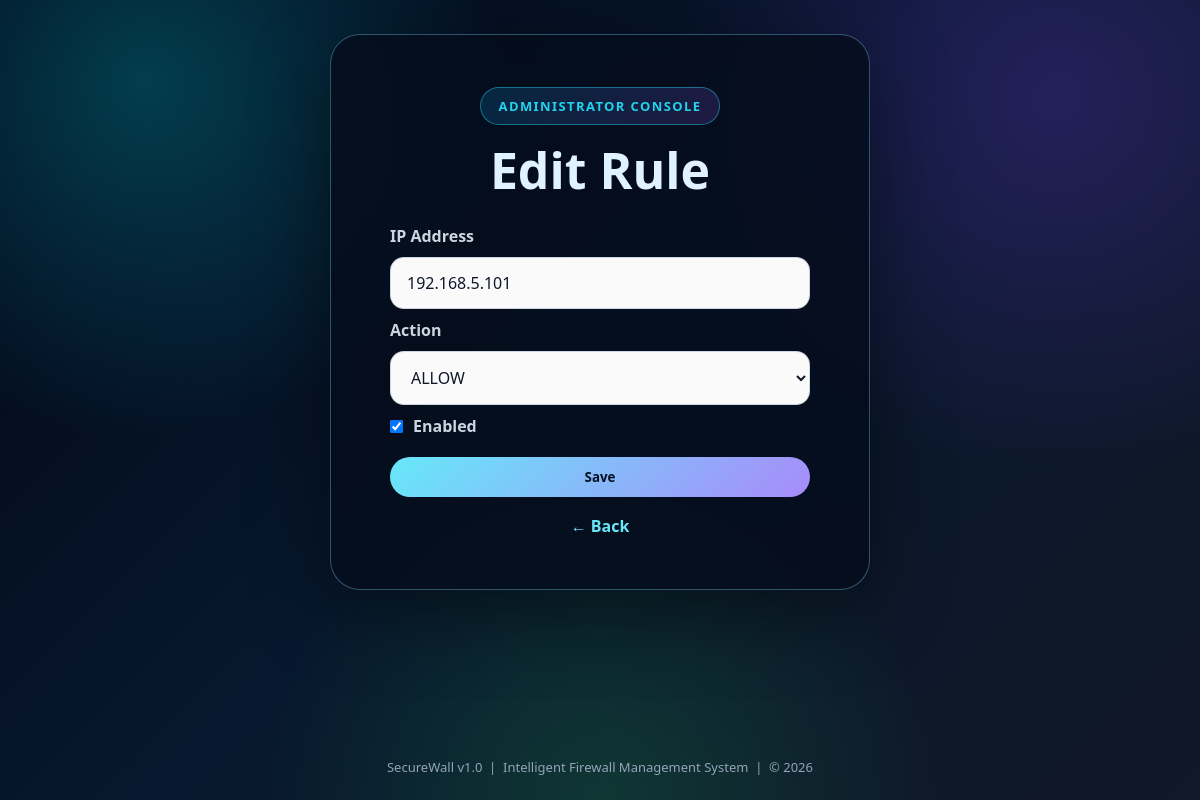
Page /admin/rules/edit/2 (signed in) on the committed database.
### tables this page shows
CREATE TABLE rules (
            id INTEGER PRIMARY KEY AUTOINCREMENT,
            ip TEXT UNIQUE,
            action TEXT
        , enabled INTEGER DEFAULT 1);

### app.py (the view, shortened to what this page needs)
@app.route("/admin/rules/edit/<int:rule_id>", methods=["GET", "POST"])
@admin_required
def edit_rule(rule_id):
    conn = get_connection()
    c = conn.cursor()
    c.execute("SELECT id, ip, action, enabled FROM rules WHERE id = ?", (rule_id,))
    rule = c.fetchone()
    conn.close()
    if not rule:
        flash("Rule not found.")
        return redirect(url_for("admin_dashboard"))
    return render_template("edit_rule.html", rule=rule)

### app.py (called while the page is built)
def get_connection():
    return sqlite3.connect(DATABASE)

def admin_required(view_function):
    @wraps(view_function)
    def wrapper(*args, **kwargs):
        if not session.get("admin_logged_in"):
            flash("Please login as admin first.")
            return redirect(url_for("admin_login"))
        return view_function(*args, **kwargs)
    return wrapper

### templates/edit_rule.html (shortened to what this page needs)
{% extends "base.html" %}
{% set title = "Edit Rule" %}
{% block content %}
<section class="login-panel">
    <div class="login-badge">Administrator Console</div>
    <h1>Edit Rule</h1>
    <form class="login-form" method="POST">
        <label>IP Address</label>
        <input type="text" name="ip" value="{{ rule[1] }}" required>
        <label>Action</label>
        <select name="action">
            <option value="ALLOW" {% if rule[2] == 'ALLOW' %}selected{% endif %}>ALLOW</option>
        </select>
        <label class="checkbox-line"><input type="checkbox" name="enabled" {% if rule[3] == 1 %}checked{% endif %}> Enabled</label>
        <button type="submit">Save</button>
    </form>
    <a class="text-link" href="{{ url_for('admin_dashboard') }}">← Back</a>
</section>
{% endblock %}

### static/style.css (style rules this page uses)
* { margin: 0; padding: 0; box-sizing: border-box; font-family: "Segoe UI", Arial, sans-serif; }
body { min-height: 100vh; color: #f8fbff; background: radial-gradient(circle at 12% 10%, rgba(0, 242, 254, 0.22), transparent 28%), radial-gradient(circle at 88% 12%, rgba(124, 58, 237, 0.24), transparent 30%), radial-gradient(circle at 50% 100%, rgba(34, 197, 94, 0.18), transparent 34%), linear-gradient(135deg, #020617, #07182e 48%, #111827); }
.hero-panel, .login-panel, .panel { max-width: 1120px; margin: 0 auto; background: rgba(6, 13, 28, 0.82); border: 1px solid rgba(125, 211, 252, 0.35); border-radius: 30px; padding: 52px; box-shadow: 0 22px 80px rgba(0, 0, 0, 0.45); backdrop-filter: blur(16px); }
.hero-panel, .login-panel { text-align: center; }
.login-panel { max-width: 540px; }
.hero-badge, .login-badge { display: inline-block; color: #22d3ee; background: linear-gradient(135deg, rgba(14, 165, 233, 0.18), rgba(168, 85, 247, 0.16)); border: 1px solid rgba(34, 211, 238, 0.45); padding: 9px 18px; border-radius: 999px; font-size: 13px; font-weight: 900; text-transform: uppercase; letter-spacing: 1.4px; margin-bottom: 18px; }
h1 { color: #e0f2fe; font-size: 50px; line-height: 1.08; margin-bottom: 12px; font-weight: 900; }
.card-button, .secondary-button, .danger-button, button { display: inline-block; text-decoration: none; border: 0; color: #06111f; background: linear-gradient(135deg, #67e8f9, #a78bfa); padding: 11px 18px; border-radius: 999px; font-weight: 900; cursor: pointer; transition: 0.2s; min-width: 130px; text-align: center; }
.text-link { display: inline-block; margin-top: 18px; color: #67e8f9; text-decoration: none; font-weight: 900; }
.login-form { display: grid; gap: 10px; max-width: 420px; margin: 28px auto 0; text-align: left; }
.login-form label { font-weight: 800; color: #cbd5e1; }
.login-form input, .form-row input, .form-row select { width: 100%; padding: 14px 16px; border-radius: 14px; border: 1px solid rgba(148, 163, 184, 0.42); background: rgba(255, 255, 255, 0.98); color: #0f172a; outline: none; font-size: 16px; }
.login-form button { margin-top: 10px; width: 100%; }
.login-form select { width: 100%; padding: 14px 16px; border-radius: 14px; border: 1px solid rgba(148, 163, 184, 0.42); background: rgba(255,255,255,0.98); color: #0f172a; font-size: 16px; }
.checkbox-line { display: flex; align-items: center; gap: 10px; }
.checkbox-line input { width: auto; }

### rows in the picture
rules: ip "192.168.5.101", action "ALLOW", enabled "☑"
